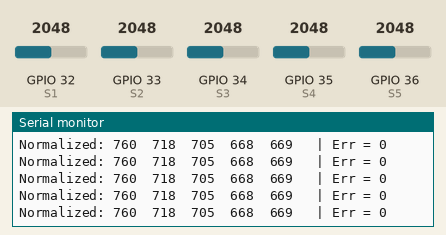
This sketch was run on a simulated ESP32. Shown: the last lines printed to the serial monitor. The test bench sets the inputs (shaded band); at power-on: GPIO 32 (S1) = 2048, GPIO 33 (S2) = 2048, GPIO 34 (S3) = 2048, GPIO 35 (S4) = 2048, GPIO 36 (S5) = 2048 (analog values on the 0–4095 scale). WiFi joins after 1.5 s; servers stay silent unless stated.

Above: at 2.7 s.
2.8 s: GPIO 32 (S1) set to 2866
At 2.93 s:
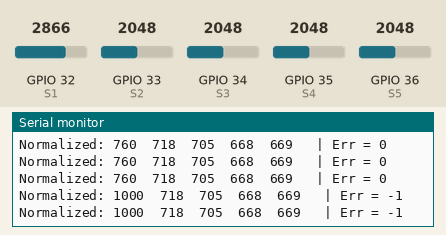
4.3 s: GPIO 33 (S2) set to 2866
At 4.34 s:
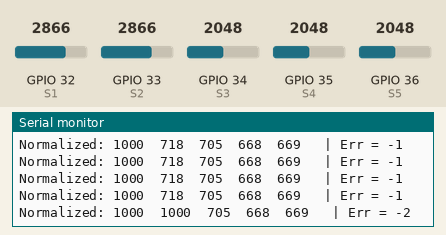
5.8 s: GPIO 34 (S3) set to 2866
At 5.85 s:
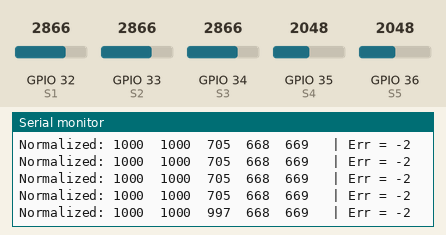
7.3 s: GPIO 35 (S4) set to 2866
At 7.37 s:
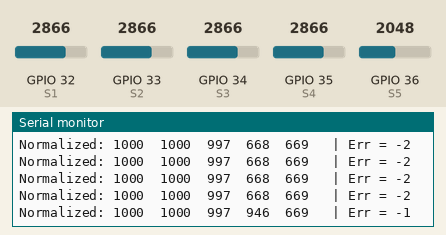
8.8 s: GPIO 36 (S5) set to 2866
At 8.88 s:
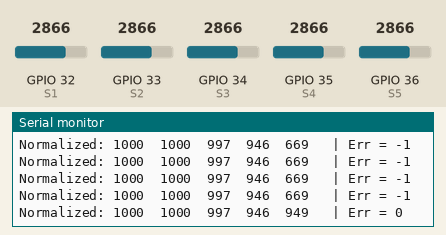
10.3 s: GPIO 34 (S3) set to 3972
At 10.4 s:
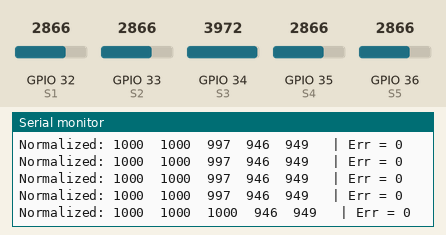
Timing chart, 0 to 12.8 s (numbered marks = the images above; inputs shaded):
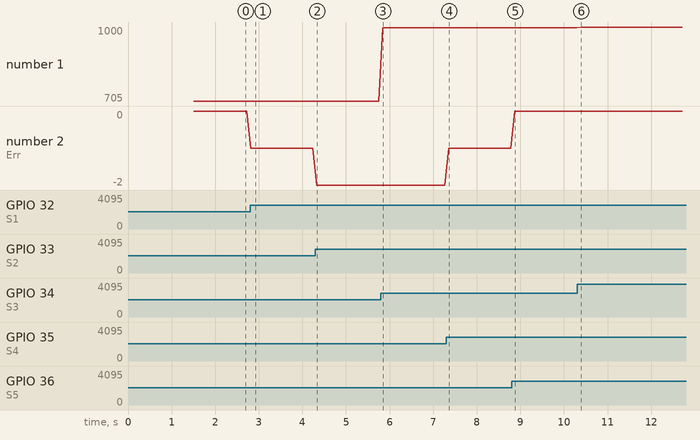

The sketch:

wifi_sensor_v1.ino
```cpp
#include <WiFi.h>
#include <WebServer.h>

// Replace with your network credentials
const char* ssid = "KTX&DTDH-SV-FREE";
const char* password = "12345678";

// Set up the web server on port 80
WebServer server(80);

// Sensor pins
#define S1 32
#define S2 33
#define S3 34
#define S4 35
#define S5 36

// Calibration values
int rawMin[5] = {65, 69, 69, 80, 88};
int rawMax[5] = {2672, 2823, 2873, 3025, 3014};
int weight[5] = {-20, -10, 0, 10, 20};

// Global variables for sensor data
int norm[5] = {0, 0, 0, 0, 0};
int lineErr = 0;

// Clamp map function
int clampMap(int x, int in_min, int in_max, int out_min, int out_max) {
  if (x <= in_min) return out_min;
  if (x >= in_max) return out_max;
  long v = (long)(x - in_min) * (out_max - out_min) / (in_max - in_min) + out_min;
  return (int)v;
}

// Calculate line error
int lineErr_Cal(int sensor[5]) {
  long sumWeight = 0;
  long sumValue = 0;
  for (int i = 0; i < 5; i++) {
    sumWeight += (long)sensor[i] * weight[i];
    sumValue += sensor[i];
  }
  if (sumValue == 0) return 0; // Avoid division by zero
  return sumWeight / sumValue; // Error value ~ [-2…2]
}

// Minimal webpage HTML
const char webpage[] PROGMEM = R"rawliteral(
<!DOCTYPE html>
<html>
<head>
  <meta charset="UTF-8">
  <meta name="viewport" content="width=device-width, initial-scale=1.0">
  <title>Sensor Data</title>
</head>
<body>
  <h1>Sensor Data</h1>
  <div id="sensors">
    <p>Sensor 1: <span id="s1">0</span></p>
    <p>Sensor 2: <span id="s2">0</span></p>
    <p>Sensor 3: <span id="s3">0</span></p>
    <p>Sensor 4: <span id="s4">0</span></p>
    <p>Sensor 5: <span id="s5">0</span></p>
    <p>Error: <span id="err">0</span></p>
  </div>
  <script>
    function updateData() {
      fetch('/data')
        .then(response => response.json())
        .then(data => {
          document.getElementById('s1').innerText = data.norm[0];
          document.getElementById('s2').innerText = data.norm[1];
          document.getElementById('s3').innerText = data.norm[2];
          document.getElementById('s4').innerText = data.norm[3];
          document.getElementById('s5').innerText = data.norm[4];
          document.getElementById('err').innerText = data.err;
        })
        .catch(error => console.error('Error:', error));
    }
    setInterval(updateData, 100); // Update every 1 second
    updateData(); // Initial update
  </script>
</body>
</html>
)rawliteral";

// Handle root path
void handleRoot() {
  server.send(200, "text/html", webpage);
}

// Handle data endpoint
void handleData() {
  String json = "{\"norm\":[" + String(norm[0]) + "," + String(norm[1]) + "," +
                String(norm[2]) + "," + String(norm[3]) + "," + String(norm[4]) +
                "], \"err\":" + String(lineErr) + "}";
  server.send(200, "application/json", json);
}

void setup() {
  Serial.begin(115200);
  analogReadResolution(12);
  Serial.println("=== TRCT5000 ===");

  // Connect to Wi-Fi
  WiFi.begin(ssid, password);
  Serial.print("Connecting to Wi-Fi");
  while (WiFi.status() != WL_CONNECTED) {
    delay(500);
    Serial.print(".");
  }
  Serial.println();
  Serial.print("Connected to Wi-Fi. IP address: ");
  Serial.println(WiFi.localIP());

  // Routes
  server.on("/", handleRoot);
  server.on("/data", handleData);

  // Start the server
  server.begin();
  Serial.println("Web server started!");
}

void loop() {
  // Handle client requests
  server.handleClient();

  static unsigned long lastTime = 0;
  if (millis() - lastTime >= 100) {
    int s[5];
    s[0] = analogRead(S1);
    s[1] = analogRead(S2);
    s[2] = analogRead(S3);
    s[3] = analogRead(S4);
    s[4] = analogRead(S5);

    for (int i = 0; i < 5; i++) {
      norm[i] = clampMap(s[i], rawMin[i], rawMax[i], 0, 1000);
    }

    // Calculate error
    lineErr = lineErr_Cal(norm);

    // Print to serial (optional)
    Serial.print("Normalized: ");
    for (int i = 0; i < 5; i++) {
      Serial.print(norm[i]);
      Serial.print("\t");
    }
    Serial.print(" | Err = ");
    Serial.println(lineErr);

    lastTime = millis();
  }
}
```

Measured:
- after the input at 2.8 s, the serial monitor: prints a new line at once (image 1)
- after the input at 4.3 s, the serial monitor: prints a new line at once (image 2)
- after the input at 5.8 s, the serial monitor: prints a new line after 0.05 s (image 3)
- after the input at 7.3 s, the serial monitor: prints a new line after 0.06 s (image 4)
- after the input at 8.8 s, the serial monitor: prints a new line after 0.08 s (image 5)
- after the input at 10.3 s, the serial monitor: prints a new line after 0.09 s (image 6)
- plotted number 1: 705 → 997 after the input at 5.8 s
- plotted number 2: 0 → -1 after the input at 2.8 s, -1 → -2 after the input at 4.3 s, -2 → -1 after the input at 7.3 s, -1 → 0 after the input at 8.8 s
